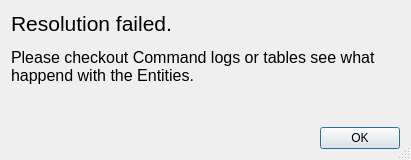
<?xml version="1.0" encoding="UTF-8"?>
<ui version="4.0">
 <class>Warning_resolution_fail</class>
 <widget class="QDialog" name="Warning_resolution_fail">
  <property name="geometry">
   <rect>
    <x>0</x>
    <y>0</y>
    <width>411</width>
    <height>160</height>
   </rect>
  </property>
  <property name="minimumSize">
   <size>
    <width>411</width>
    <height>160</height>
   </size>
  </property>
  <property name="maximumSize">
   <size>
    <width>411</width>
    <height>160</height>
   </size>
  </property>
  <property name="windowTitle">
   <string>Warning - Resolution failed</string>
  </property>
  <property name="windowIcon">
   <iconset resource="../../icons.qrc">
    <normaloff>:/icons/sketch-in-plane.png</normaloff>:/icons/sketch-in-plane.png</iconset>
  </property>
  <property name="sizeGripEnabled">
   <bool>true</bool>
  </property>
  <property name="modal">
   <bool>true</bool>
  </property>
  <layout class="QVBoxLayout" name="verticalLayout">
   <item>
    <widget class="QLabel" name="label">
     <property name="sizePolicy">
      <sizepolicy hsizetype="Preferred" vsizetype="Expanding">
       <horstretch>0</horstretch>
       <verstretch>0</verstretch>
      </sizepolicy>
     </property>
     <property name="text">
      <string>&lt;html&gt;&lt;head/&gt;&lt;body&gt;&lt;p&gt;&lt;span style=&quot; font-size:16pt;&quot;&gt;Resolution failed.&lt;/span&gt;&lt;/p&gt;&lt;p&gt;&lt;span style=&quot; font-size:12pt;&quot;&gt;Please checkout Command logs or tables see what happend with the Entities.&lt;/span&gt;&lt;/p&gt;&lt;/body&gt;&lt;/html&gt;</string>
     </property>
     <property name="textFormat">
      <enum>Qt::RichText</enum>
     </property>
     <property name="alignment">
      <set>Qt::AlignLeading|Qt::AlignLeft|Qt::AlignTop</set>
     </property>
     <property name="wordWrap">
      <bool>true</bool>
     </property>
    </widget>
   </item>
   <item>
    <layout class="QHBoxLayout" name="horizontalLayout">
     <item>
      <spacer name="horizontalSpacer">
       <property name="orientation">
        <enum>Qt::Horizontal</enum>
       </property>
       <property name="sizeHint" stdset="0">
        <size>
         <width>40</width>
         <height>20</height>
        </size>
       </property>
      </spacer>
     </item>
     <item>
      <widget class="QDialogButtonBox" name="buttonBox">
       <property name="orientation">
        <enum>Qt::Horizontal</enum>
       </property>
       <property name="standardButtons">
        <set>QDialogButtonBox::Ok</set>
       </property>
      </widget>
     </item>
    </layout>
   </item>
  </layout>
 </widget>
 <resources>
  <include location="../../icons.qrc"/>
 </resources>
 <connections>
  <connection>
   <sender>buttonBox</sender>
   <signal>accepted()</signal>
   <receiver>Warning_resolution_fail</receiver>
   <slot>accept()</slot>
   <hints>
    <hint type="sourcelabel">
     <x>248</x>
     <y>254</y>
    </hint>
    <hint type="destinationlabel">
     <x>157</x>
     <y>274</y>
    </hint>
   </hints>
  </connection>
 </connections>
</ui>
